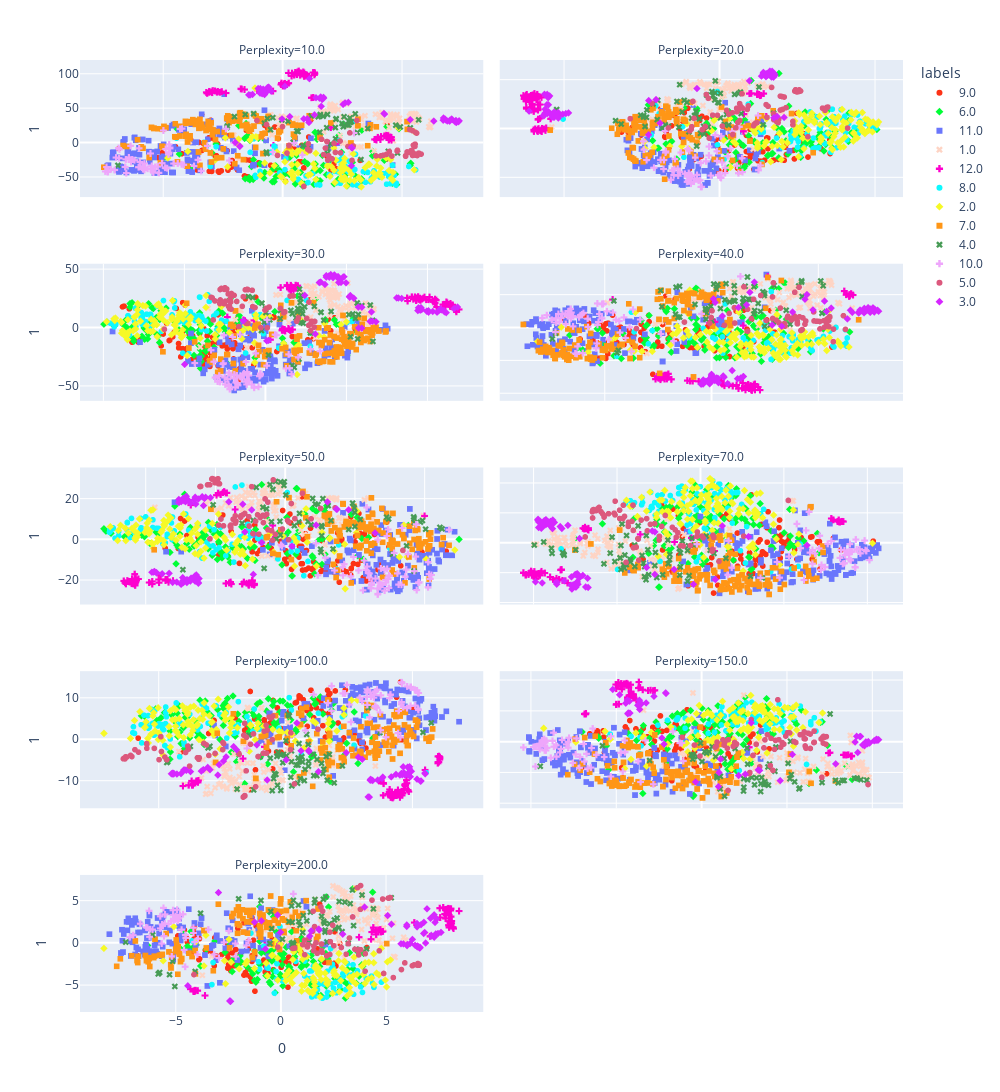

The notebook cell this image was saved under:
### Code cell
checkpoint = '/home/woody/iwfa/iwfa028h/dev/faps/data/trained_models/SimCLR/lightning_logs/version_584360/checkpoints/epoch=474-step=4275.ckpt'

MODEL_NAME = 'simclr'
MODE = 'test'
BATCH_SIZE = 64
MAX_SAMPLES = 1000

ssm = pl_bolts.models.self_supervised.SimCLR.load_from_checkpoint(checkpoint)

transforms = transform_factory(MODEL_NAME, MODE)

data = data_factory(
    'icdar',
    '/home/woody/iwfa/iwfa028h/dev/faps/data/ICDAR2017_CLaMM_Training',
    '/home/woody/iwfa/iwfa028h/dev/faps/data/ICDAR2017_CLaMM_Training/@ICDAR2017_CLaMM_Training.csv',
    transforms,
    'train',
    BATCH_SIZE,
    collate_fn=None,
    num_cpus=4
)

perplexities = [10, 20, 30, 40, 50, 70, 100, 150, 200]
# perplexities = [30]
is_3d = False

all_feats = []
all_labels = []

for p in perplexities:
    feats, labels = plot_features(
        ssm,
        data.get('train'),
        2048,
        BATCH_SIZE,
        MAX_SAMPLES,
        p,
        is_3d
    )
    
    feats = np.hstack((feats, np.full((feats.shape[0], 1), p)))
    all_feats.append(feats)
    all_labels.append(labels)


if is_3d:
    
    dim_red_df = pd.DataFrame(np.concatenate(all_feats), columns=[0, 1, 2, 'Perplexity'])
    dim_red_df['labels'] = pd.Categorical(np.concatenate(all_labels).tolist())

    fig = px.scatter_3d(
        dim_red_df,
        x=0, y=1, z=2,
        color='labels',
        symbol='labels',
        size_max=20
    )
else:
    
    dim_red_df = pd.DataFrame(np.concatenate(all_feats), columns=[0, 1, 'Perplexity'])
    dim_red_df['labels'] = pd.Categorical(np.concatenate(all_labels).tolist())

    fig = px.scatter(
        dim_red_df,
        x=0, y=1,
        facet_col='Perplexity',
        facet_col_wrap=2,
        color='labels',
        color_discrete_sequence=px.colors.qualitative.Light24,
        symbol='labels',
        size_max=12,
        width=1000,
        height=500*(len(perplexities) // 2)
    )
fig.update_xaxes(matches=None)
fig.update_yaxes(matches=None)
fig.show()
